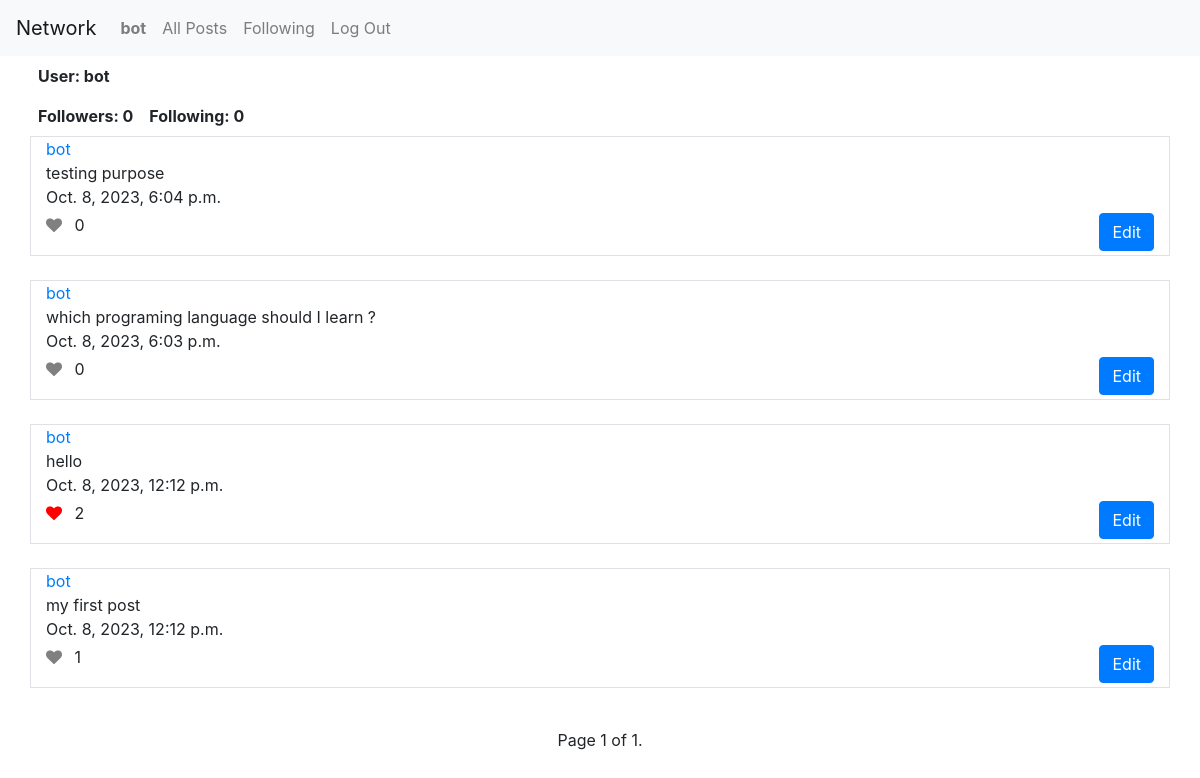
The app's page /profile/5 (signed in) with its own data.
### network/models.py (models this page shows, shortened)
class User(AbstractUser):
    pass

class Post(models.Model):
    username = models.ForeignKey(User, on_delete=models.CASCADE, related_name="username_post")
    content = models.CharField(max_length=500)
    date = models.DateTimeField(auto_now_add=True)
    like = models.IntegerField(default=0)

### network/views.py (the view)
# urls.py: path("profile/<int:user_id>", views.profile, name="profile"),
def profile(request, user_id):
    user = User.objects.get(pk=user_id)
    num_followers = Follow.objects.filter(user_being_followed=user).count()
    num_following = Follow.objects.filter(follower=user).count()
    following = Follow.objects.filter(follower=request.user)   # get those follows which the curent user is following
    posts = Post.objects.filter(username=user).order_by("-date")
    followable = False
    if not following.filter(user_being_followed=user).exists():    # check if the profile's user exist in those follows
        followable = True
    paginator = Paginator(posts, 10)
    page_number = request.GET.get("page")
    page_obj = paginator.get_page(page_number)
    if request.user.is_authenticated:
        liked_posts = Like.objects.filter(username=request.user).values_list("post", flat=True)
    else:
        liked_posts = []
    return render(request, "network/profile.html", {
        "user": user,
        "num_followers": num_followers,
        "num_following": num_following,
        "following": following,
        "posts": posts,
        "followable": followable,
        "page_obj": page_obj,
        "liked_posts": liked_posts,
    })

### network/templates/network/profile.html (shortened to what this page needs)
{% extends "network/layout.html" %}
{% load static %}
{% block body %}
    <div class="container">
        <div class="row p-2 font-weight-bold">
            User: {{ user }}
        </div>
        <div class="row">
            <div class="col-1.5 p-2 font-weight-bold">
                Followers: {{ num_followers }}
            </div>
            <div class="col p-2 font-weight-bold">
                Following: {{ num_following }}
            </div>
        </div>
    </div>
    {% for post in page_obj %}
        <div class="container border">
            <div class="row">
                <div class="col">
                    <a href="{% url 'profile' post.username.id %}">{{ post.username }}</a>
                </div>
            </div>
            <div class="row">
                <div class="col" id="content_{{ post.id }}">
                    {{ post.content }}
                </div>
            </div>
            <div class="row">
                <div class="col">
                    {{ post.date }}
                </div>
            </div>
            <div class="row justify-content-between">
                <div class="col-auto mt-1 mb-1">
                    {% if request.user.is_authenticated %}
                        {% if post.id in liked_posts %}
                            <i class="fa fa-heart" id="like_color_{{ post.id }}" style="color: red; cursor: pointer;" onclick="toggleLike('{{ post.id }}')"></i>
                        {% else %}
                            <i class="fa fa-heart" id="like_color_{{ post.id }}" style="color: gray; cursor: pointer;" onclick="toggleLike('{{ post.id }}')"></i>
                        {% endif %}
                        <span class="ml-2" id="like_count_{{ post.id }}">{{ post.like }}</span>
                    {% endif %}
                </div>
                {% if request.user == post.username %}
                <div class="col-auto mt-1 mb-1">
                    <button type="button" class="btn btn-primary edit" data-toggle="modal" data-target="#edit_post_{{ post.id }}">Edit</button>
                </div>
            {% endif %}
            </div>
        </div><br>
    {% endfor %}
    <div class="static-bottom">
        <div class="text-center">
            Page {{ page_obj.number }} of {{ page_obj.paginator.num_pages }}.
        </div>
    </div>
{% endblock %}

### network/templates/network/layout.html (shortened to what this page needs)
{% load static %}
<!DOCTYPE html>
<html lang="en">
    <head>
        <link rel="stylesheet" href="https://stackpath.bootstrapcdn.com/bootstrap/4.4.1/css/bootstrap.min.css">
        <link href="{% static 'network/styles.css' %}" rel="stylesheet">
        <link rel="stylesheet" href="https://cdnjs.cloudflare.com/ajax/libs/font-awesome/4.7.0/css/font-awesome.min.css">
    </head>
    <body>
        <nav class="navbar navbar-expand-lg navbar-light bg-light">
            <a class="navbar-brand" href="">Network</a>
            <div>
              <ul class="navbar-nav mr-auto">
                {% if user.is_authenticated %}
                    <li class="nav-item">
                        {% if user == request.user %}
                            <a class="nav-link" href="{% url 'profile' user.id %}"><strong>{{ user.username }}</strong></a>
                        {% else %}
                            <a class="nav-link" href="{% url 'profile' request.user.id %}"><strong>{{ request.user.username }}</strong></a>
                        {% endif %}
                    </li>
                {% endif %}
                <li class="nav-item">
                  <a class="nav-link" href="{% url 'index' %}">All Posts</a>
                </li>
                {% if user.is_authenticated %}
                    <li class="nav-item">
                        <a class="nav-link" href="{% url 'following' %}">Following</a>
                    </li>
                    <li class="nav-item">
                        <a class="nav-link" href="{% url 'logout' %}">Log Out</a>
                    </li>
                {% endif %}
              </ul>
            </div>
          </nav>
        <div class="body">
            {% block body %}
            {% endblock %}
        </div>
    </body>
</html>

### records on screen
User: username "bot"
Post: username "bot", content "testing purpose", date "Oct. 8, 2023, 6:04 p.m.", like "0"
Post: username "bot", content "which programing language should I learn ?", date "Oct. 8, 2023, 6:03 p.m.", like "0"
Post: username "bot", content "hello", date "Oct. 8, 2023, 12:12 p.m.", like "2"
Post: username "bot", content "my first post", date "Oct. 8, 2023, 12:12 p.m.", like "1"

### other values on screen
{{ num_followers }} "0"
{{ num_following }} "0"
{{ page_obj.number }} "1"
{{ page_obj.paginator.num_pages }} "1"
